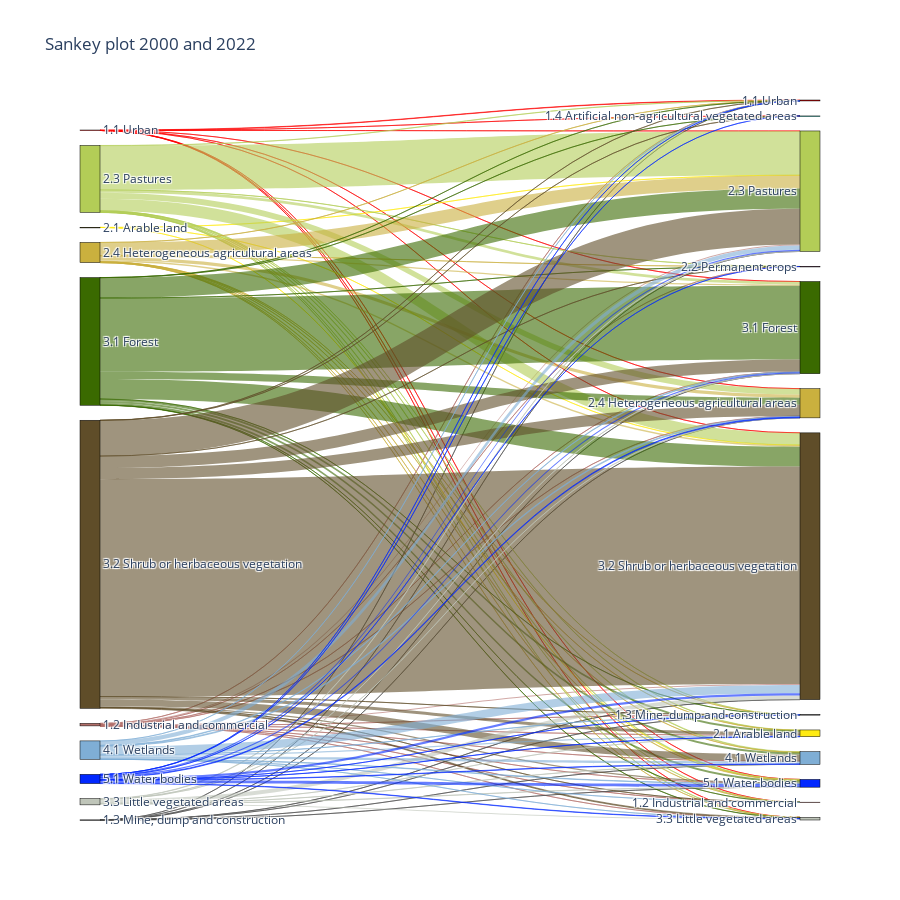

Source (notebook cell):
### Code cell
inter = inter.rename(columns={'level2_1': 'Date1','level2_2':'Date2'})

label_set = set()
links = []

def add_links(inter, col_from, col_to):
    temp = inter.groupby([col_from, col_to])["area"].sum().reset_index()
    for _, row in temp.iterrows():
        source = f"{col_from}_{row[col_from]}"
        target = f"{col_to}_{row[col_to]}"
        value = row["area"]
        label_set.update([source, target])
        links.append((source, target, value))

add_links(inter, "Date1", "Date2")

labels = list(label_set)
labels = sorted(label_set, key=lambda x: x.split("_", 1)[1])
label_to_index = {label: i for i, label in enumerate(labels)}

source = [label_to_index[s] for s, t, v in links]
target = [label_to_index[t] for s, t, v in links]
value = [v for s, t, v in links]

color_dict = {
    "1.1 Urban": "#FD0000",
    "1.2 Industrial and commercial": "#B26E69",
    "1.3 Mine, dump and construction": "#4a4a4a",
    "1.4 Artificial non-agricultural vegetated areas": "#00CCBB",
    "2.1 Arable land": "#ffeb12",
    "2.2 Permanent crops": "#ED66C0",
    "2.3 Pastures": "#b3cd57",
    "2.4 Heterogeneous agricultural areas": "#CAB03E",
    "3.1 Forest": "#3a6a00",
    "3.2 Shrub or herbaceous vegetation": "#5f4d29",
    "3.3 Little vegetated areas": "#bfc5b9",
    "4.1 Wetlands": "#7faed5",
    "5.1 Water bodies": "#0127ff",
    "9.9 Unknown": "#FBF1F1"
}

display_labels = [label.split("_", 1)[1] for label in labels]

colors = []
for label in labels:
    class_name = label.split("_", 1)[1].strip()
    colors.append(color_dict.get(class_name, "gray"))

def hex_to_rgba(hex_color, alpha=0.6):
    hex_color = hex_color.lstrip("#")
    r, g, b = tuple(int(hex_color[i:i+2], 16) for i in (0, 2, 4))
    return f"rgba({r},{g},{b},{alpha})"

missing_classes = set()
for s, t, v in links:
    class_name = s.split("_", 1)[1].strip()
    if class_name not in color_dict:
        missing_classes.add(class_name)

link_colors = []
for s, t, v in links:
    class_name = s.split("_", 1)[1].strip()
    hex_color = color_dict.get(class_name, "#999999")
    link_colors.append(hex_to_rgba(hex_color))

fig = go.Figure(data=[go.Sankey(
    arrangement="snap",
    node=dict(
        pad=15,
        thickness=20,
        line=dict(color="black", width=0.5),
        label=display_labels,
        color=colors
    ),
    link=dict(
        source=source,
        target=target,
        value=value,
        color=link_colors
    )
)])

fig.update_layout(
    title_text="Sankey plot 2000 and 2022",
    font_size=12,
    height=900
)

### Figure 1 — Plotly figure (JSON) as saved in the notebook; plotly's stock layout.template omitted (floating-point values rounded to 4 significant figures)
{"data": [{"arrangement": "snap", "link": {"color": ["rgba(253,0,0,0.6)", "rgba(253,0,0,0.6)", "rgba(253,0,0,0.6)", "rgba(253,0,0,0.6)", "rgba(253,0,0,0.6)", "rgba(253,0,0,0.6)", "rgba(253,0,0,0.6)", "rgba(253,0,0,0.6)", "rgba(253,0,0,0.6)", "rgba(178,110,105,0.6)", "rgba(178,110,105,0.6)", "rgba(178,110,105,0.6)", "rgba(178,110,105,0.6)", "rgba(178,110,105,0.6)", "rgba(178,110,105,0.6)", "rgba(178,110,105,0.6)", "rgba(178,110,105,0.6)", "rgba(178,110,105,0.6)", "rgba(178,110,105,0.6)", "rgba(178,110,105,0.6)", "rgba(178,110,105,0.6)", "rgba(74,74,74,0.6)", "rgba(74,74,74,0.6)", "rgba(74,74,74,0.6)", "rgba(74,74,74,0.6)", "rgba(74,74,74,0.6)", "rgba(74,74,74,0.6)", "rgba(74,74,74,0.6)", "rgba(74,74,74,0.6)", "rgba(255,235,18,0.6)", "rgba(255,235,18,0.6)", "rgba(255,235,18,0.6)", "rgba(179,205,87,0.6)", "rgba(179,205,87,0.6)", "rgba(179,205,87,0.6)", "rgba(179,205,87,0.6)", "rgba(179,205,87,0.6)", "rgba(179,205,87,0.6)", "rgba(179,205,87,0.6)", "rgba(179,205,87,0.6)", "rgba(179,205,87,0.6)", "rgba(179,205,87,0.6)", "rgba(179,205,87,0.6)", "rgba(179,205,87,0.6)", "rgba(202,176,62,0.6)", "rgba(202,176,62,0.6)", "rgba(202,176,62,0.6)", "rgba(202,176,62,0.6)", "rgba(202,176,62,0.6)", "rgba(202,176,62,0.6)", "rgba(202,176,62,0.6)", "rgba(202,176,62,0.6)", "rgba(202,176,62,0.6)", "rgba(202,176,62,0.6)", "rgba(202,176,62,0.6)", "rgba(202,176,62,0.6)", "rgba(58,106,0,0.6)", "rgba(58,106,0,0.6)", "rgba(58,106,0,0.6)", "rgba(58,106,0,0.6)", "rgba(58,106,0,0.6)", "rgba(58,106,0,0.6)", "rgba(58,106,0,0.6)", "rgba(58,106,0,0.6)", "rgba(58,106,0,0.6)", "rgba(58,106,0,0.6)", "rgba(58,106,0,0.6)", "rgba(58,106,0,0.6)", "rgba(58,106,0,0.6)", "rgba(95,77,41,0.6)", "rgba(95,77,41,0.6)", "rgba(95,77,41,0.6)", "rgba(95,77,41,0.6)", "rgba(95,77,41,0.6)", "rgba(95,77,41,0.6)", "rgba(95,77,41,0.6)", "rgba(95,77,41,0.6)", "rgba(95,77,41,0.6)", "rgba(95,77,41,0.6)", "rgba(95,77,41,0.6)", "rgba(95,77,41,0.6)", "rgba(95,77,41,0.6)", "rgba(191,197,185,0.6)", "rgba(191,197,185,0.6)", "rgba(191,197,185,0.6)", "rgba(191,197,185,0.6)", "rgba(191,197,185,0.6)", "rgba(191,197,185,0.6)", "rgba(191,197,185,0.6)", "rgba(191,197,185,0.6)", "rgba(127,174,213,0.6)", "rgba(127,174,213,0.6)", "rgba(127,174,213,0.6)", "rgba(127,174,213,0.6)", "rgba(127,174,213,0.6)", "rgba(127,174,213,0.6)", "rgba(127,174,213,0.6)", "rgba(127,174,213,0.6)", "rgba(127,174,213,0.6)", "rgba(127,174,213,0.6)", "rgba(127,174,213,0.6)", "rgba(1,39,255,0.6)", "rgba(1,39,255,0.6)", "rgba(1,39,255,0.6)", "rgba(1,39,255,0.6)", "rgba(1,39,255,0.6)", "rgba(1,39,255,0.6)", "rgba(1,39,255,0.6)", "rgba(1,39,255,0.6)", "rgba(1,39,255,0.6)", "rgba(1,39,255,0.6)", "rgba(1,39,255,0.6)", "rgba(1,39,255,0.6)"], "source": [1, 1, 1, 1, 1, 1, 1, 1, 1, 2, 2, 2, 2, 2, 2, 2, 2, 2, 2, 2, 2, 4, 4, 4, 4, 4, 4, 4, 4, 7, 7, 7, 10, 10, 10, 10, 10, 10, 10, 10, 10, 10, 10, 10, 13, 13, 13, 13, 13, 13, 13, 13, 13, 13, 13, 13, 15, 15, 15, 15, 15, 15, 15, 15, 15, 15, 15, 15, 15, 16, 16, 16, 16, 16, 16, 16, 16, 16, 16, 16, 16, 16, 19, 19, 19, 19, 19, 19, 19, 19, 20, 20, 20, 20, 20, 20, 20, 20, 20, 20, 20, 22, 22, 22, 22, 22, 22, 22, 22, 22, 22, 22, 22], "target": [0, 3, 6, 11, 12, 14, 17, 18, 23, 0, 3, 5, 8, 9, 11, 12, 14, 17, 18, 21, 23, 0, 5, 11, 12, 14, 17, 21, 23, 11, 17, 23, 0, 3, 5, 8, 9, 11, 12, 14, 17, 18, 21, 23, 0, 3, 5, 8, 9, 11, 12, 14, 17, 18, 21, 23, 0, 3, 5, 6, 8, 9, 11, 12, 14, 17, 18, 21, 23, 0, 3, 5, 6, 8, 9, 11, 12, 14, 17, 18, 21, 23, 8, 11, 12, 14, 17, 18, 21, 23, 0, 3, 5, 8, 11, 12, 14, 17, 18, 21, 23, 0, 5, 6, 8, 9, 11, 12, 14, 17, 18, 21, 23], "value": [18.12, 0.08568, 0.1165, 1.201, 0.8441, 0.1458, 0.3155, 0.001261, 0.091, 1.393, 1.958, 0.5696, 1.872, 0.0412, 49.92, 8.424, 2.388, 44.58, 0.0004677, 0.5452, 0.5768, 0.1011, 3.42, 0.4995, 0.712, 0.0113, 0.8124, 0.1049, 0.2625, 0.4962, 0.004121, 0.0746, 8.225, 0.31, 1.229, 15.2, 0.3519, 1939.0, 255.5, 129.4, 532.2, 5.615, 23.52, 25.94, 3.019, 0.2519, 0.7799, 4.733, 1.112, 578.9, 138.9, 56.72, 72.8, 0.5622, 7.461, 18.64, 2.959, 0.0982, 6.059, 0.2597, 83.16, 1.273, 891.7, 314.5, 3238.0, 873.8, 7.424, 94.83, 85.95, 6.027, 0.967, 1.771, 0.01819, 126.5, 0.3556, 1565.0, 486.7, 525.9, 9536.0, 38.68, 297.3, 52.63, 0.1316, 17.24, 4.531, 5.89, 184.3, 50.06, 4.262, 9.509, 1.218, 0.01056, 0.2461, 59.32, 189.4, 37.94, 22.29, 362.1, 1.276, 114.7, 19.89, 0.641, 0.1386, 0.001688, 3.494, 0.0002841, 52.59, 32.79, 60.78, 95.25, 16.22, 15.79, 127.8]}, "node": {"color": ["#FD0000", "#FD0000", "#B26E69", "#B26E69", "#4a4a4a", "#4a4a4a", "#00CCBB", "#ffeb12", "#ffeb12", "#ED66C0", "#b3cd57", "#b3cd57", "#CAB03E", "#CAB03E", "#3a6a00", "#3a6a00", "#5f4d29", "#5f4d29", "#bfc5b9", "#bfc5b9", "#7faed5", "#7faed5", "#0127ff", "#0127ff"], "label": ["1.1 Urban", "1.1 Urban", "1.2 Industrial and commercial", "1.2 Industrial and commercial", "1.3 Mine, dump and construction", "1.3 Mine, dump and construction", "1.4 Artificial non-agricultural vegetated areas", "2.1 Arable land", "2.1 Arable land", "2.2 Permanent crops", "2.3 Pastures", "2.3 Pastures", "2.4 Heterogeneous agricultural areas", "2.4 Heterogeneous agricultural areas", "3.1 Forest", "3.1 Forest", "3.2 Shrub or herbaceous vegetation", "3.2 Shrub or herbaceous vegetation", "3.3 Little vegetated areas", "3.3 Little vegetated areas", "4.1 Wetlands", "4.1 Wetlands", "5.1 Water bodies", "5.1 Water bodies"], "line": {"color": "black", "width": 0.5}, "pad": 15, "thickness": 20}, "type": "sankey"}], "layout": {"font": {"size": 12}, "height": 900, "title": {"text": "Sankey plot 2000 and 2022"}}}
